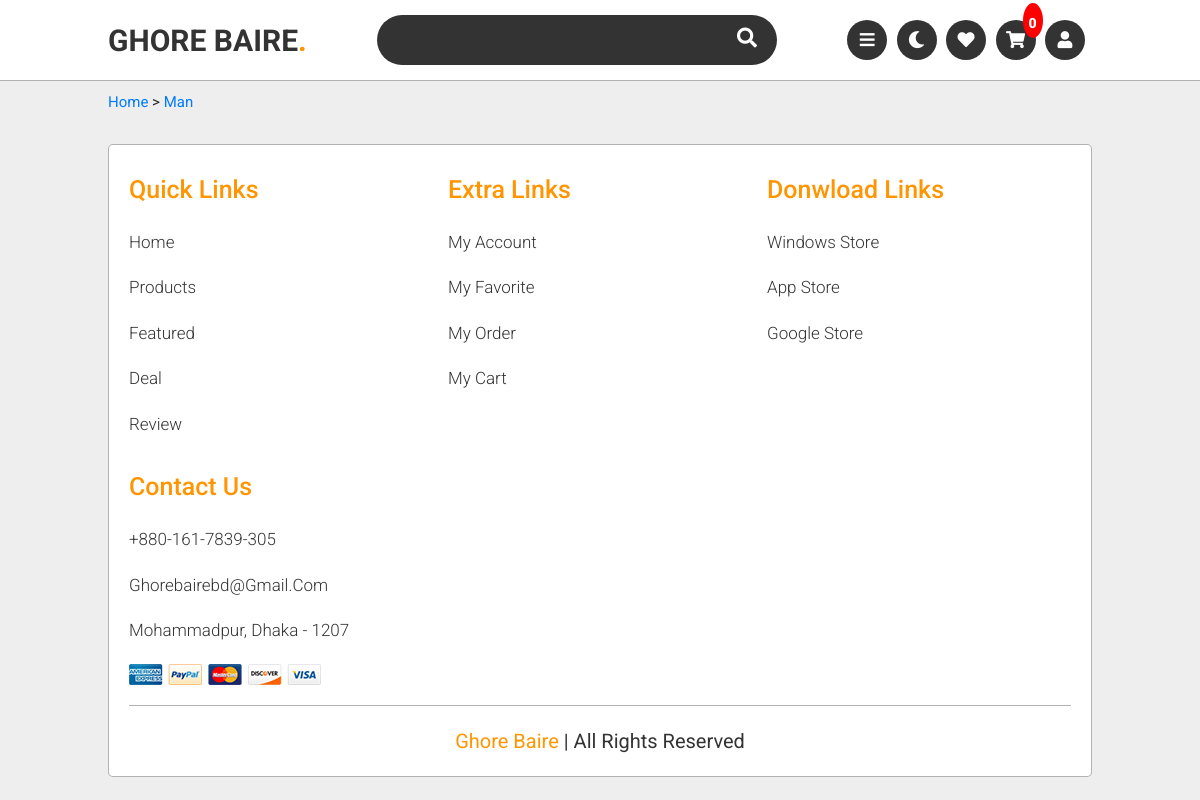
Page /category/man/ on the earlier database version.
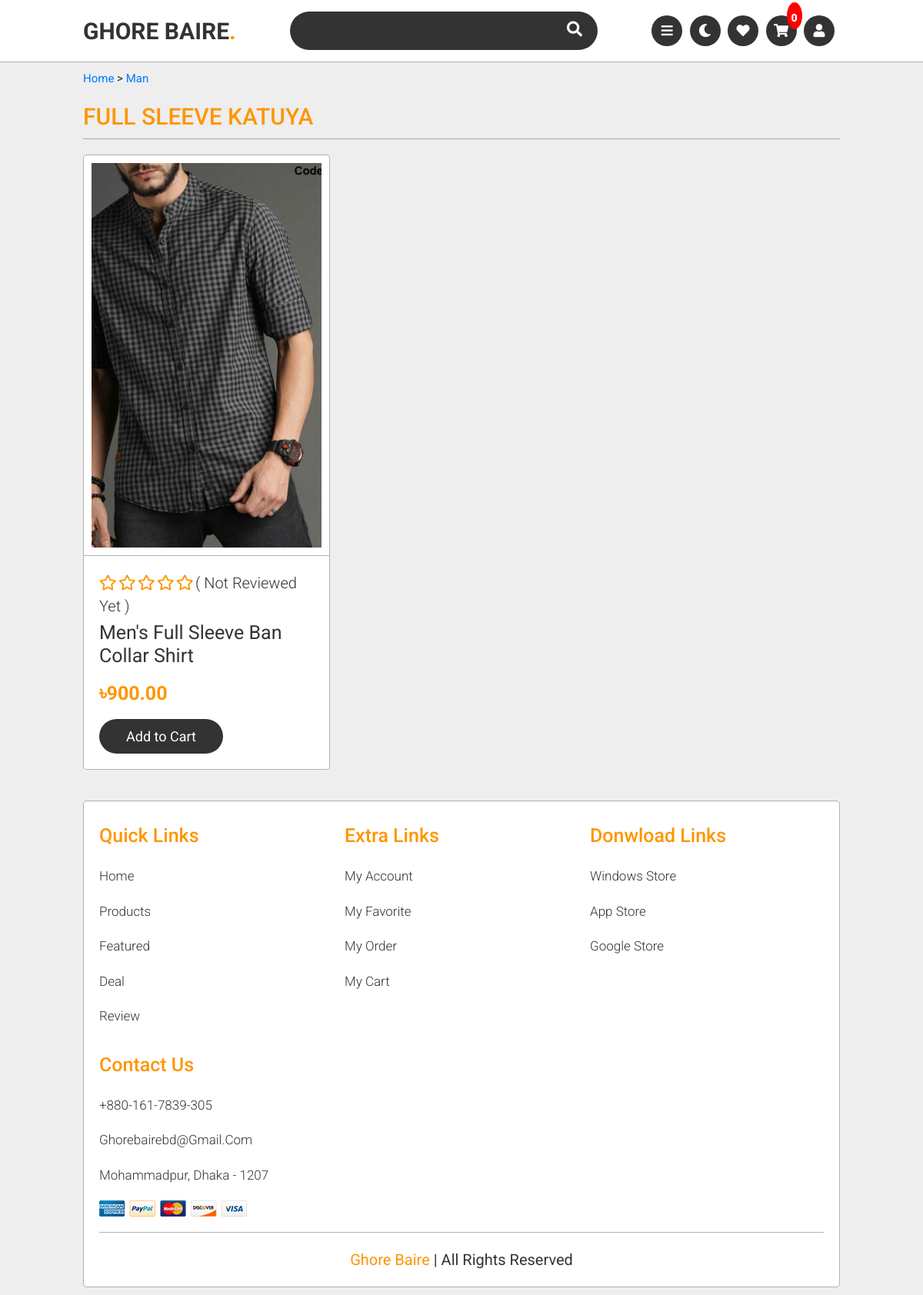
Same page on the later database version.
### store/models.py (models this page shows, shortened)
class Product(models.Model):
    FOR = (
        ('woman','Woman'),
        ('man', 'Man')
    )
    shopowner = models.ForeignKey(ShopOwner, null=True, on_delete= models.CASCADE)
    name = models.CharField(max_length=200,blank = True, null=True)
    price = models.FloatField(default=0,null=True)
    category = models.ManyToManyField(Category)
    description = models.CharField(max_length=2000, null=True,blank=True)
    date_created = models.DateTimeField(auto_now_add=True, null=True)
    quantity = models.CharField(max_length=100,blank = True, null=True)
    digital = models.BooleanField(default=False, null=True, blank=False)
    color = models.ManyToManyField(Color)
    size = models.ManyToManyField(Size)
    stock = models.IntegerField(default=0, null = True,blank = True)
    discount = models.IntegerField(default=0, null = True,blank = True)
    discount_amount = models.FloatField(default=0, null = True,blank = True)
    rate = models.FloatField(default=0, null = True,blank = True)
    featured = models.BooleanField(default=False,blank=True,null=True)
    c_for = models.CharField(max_length=200,blank=True, null=True,choices=FOR)

class Category(models.Model):
    name = models.CharField(max_length=200, null=True)

class ProductImages(models.Model):
    product =  models.ForeignKey(Product, null=True, on_delete= models.CASCADE)
    img = models.ImageField(default="product-pic.jpg",null = True,blank = True)

### store/views.py (the view)
# urls.py: path('category/<str:c_for>/',views.categoryView, name="category_view"),
def categoryView(request,*args,**kwargs):
    if request.user.is_authenticated:
        customer = request.user.customer
        order, created = Order.objects.get_or_create(customer=customer, complete=False)
        cartItems = order.get_cart_items
    else:
        cookieData = cookieCart(request)
        cartItems = cookieData['cartItems']
    c_for = kwargs.pop('c_for')
    products = Product.objects.filter(c_for = c_for)
    total_products = products.count()
    if total_products > 0:
        categorys = Category.objects.all()
        for i in categorys:
            i.products = products.filter(category = i)
            for j in i.products:
                j.images = ProductImages.objects.filter(product = j)[:1]
                j.total_review = Review.objects.filter(product = j).count()
        context = {
            'c_for':c_for,
            'categorys':categorys,
            'i.products':i.products,
            'j.images':j.images,
            'j.total_review':j.total_review,
            'cartItems':cartItems
            }
    else:
        context = {
            'c_for':c_for,
            'cartItems':cartItems
            }
    return render(request, "store/categoryview.html",context)

### store/utils.py (called while the page is built, shortened)
def cookieCart(request):
    try:
        cart = json.loads(request.COOKIES['cart'])
    except:
        cart = {}
    items = []
    order = {'get_cart_total':0, 'get_cart_items':0,'shipping':False}
    cartItems = order['get_cart_items']
    cartTotal = order['get_cart_total']
    return {"order":order,"items":items,"cartItems":cartItems,'cartTotal':cartTotal}

### store/templates/store/categoryview.html (shortened to what this page needs)
{% extends 'main.html' %}
{% block main %}
<section class="products" id="products">
    <p><a href="{% url 'store:store' %}">Home</a> > <a href="/category/{{c_for}}">{{c_for}}</a></p>
    {% for i in categorys %}
    {% if i.products %}
    <a href="/category/{{c_for}}/{{i.id}}"><h1 class="heading">  <span> {{i.name}}</span> </h1></a>
<div class="swiper-container product-slider gap">
    <div class="swiper-wrapper">
        {% for j in i.products %}
        <div class="swiper-slide">
            <div class="slide">
                <div class="image">
                    {% for k in j.images %}
                        <img src="{{ k.img.url }}" alt="">
                    {% endfor %}
                </div>
                <div class="content">
                    <div class="stars">
                        {% if j.rate <= 0 %}
                        <i class="far fa-star"></i>
                        <i class="far fa-star"></i>
                        <i class="far fa-star"></i>
                        <i class="far fa-star"></i>
                        <i class="far fa-star"></i>
                        {% elif j.rate <= 1 %}
                        <i class="fas fa-star"></i>
                        <i class="far fa-star"></i>
                        <i class="far fa-star"></i>
                        <i class="far fa-star"></i>
                        <i class="far fa-star"></i>
                        {% elif j.rate <= 2 %}
                        <i class="fas fa-star"></i>
                        <i class="fas fa-star"></i>
                        <i class="far fa-star"></i>
                        <i class="far fa-star"></i>
                        <i class="far fa-star"></i>
                        {% elif j.rate <= 3 %}
                        <i class="fas fa-star"></i>
                        <i class="fas fa-star"></i>
                        <i class="fas fa-star"></i>
                        <i class="far fa-star"></i>
                        <i class="far fa-star"></i>
                        {% elif j.rate <= 4 %}
                        <i class="fas fa-star"></i>
                        <i class="fas fa-star"></i>
                        <i class="fas fa-star"></i>
                        <i class="fas fa-star"></i>
                        <i class="far fa-star"></i>
                        {% else %}
                        <i class="fas fa-star"></i>
                        <i class="fas fa-star"></i>
                        <i class="fas fa-star"></i>
                        <i class="fas fa-star"></i>
                        <i class="fas fa-star"></i>
                        {% endif %}
                        <span>( {% if j.total_review == 0 %} Not reviewed yet {% else %} {{j.total_review}} reviews {% endif %} )</span>
                    </div>
                    <h3>{{j.name}}</h3>
                    <div class="price">&#2547;{{j.price|floatformat:2}}</div>
                    {% if j.stock <= 0 %}
                    <button class="btn1 btn-outline-danger btn-disabled">Add to Cart</button>
                    {% else %}
                    <button data-product={{j.id}} data-action="add" class="btn1 update-cart">Add to Cart</button>
                    {% endif %}
                </div>
            </div>
        </div>
        {% endfor %}
    </div>
</div>
{% endif %}
{% endfor %}
</section>
{% endblock %}

Differences in the rows shown:
added Product: c_for "Man", rate 0 (drawn), shows "Not Reviewed Yet", name "Men's Full Sleeve Ban Collar Shirt", price "900.00"
added Category: name "FULL SLEEVE KATUYA"
added ProductImages: img (picture)
Other differences:
{{ c_for }}: "Man" → (not shown)
